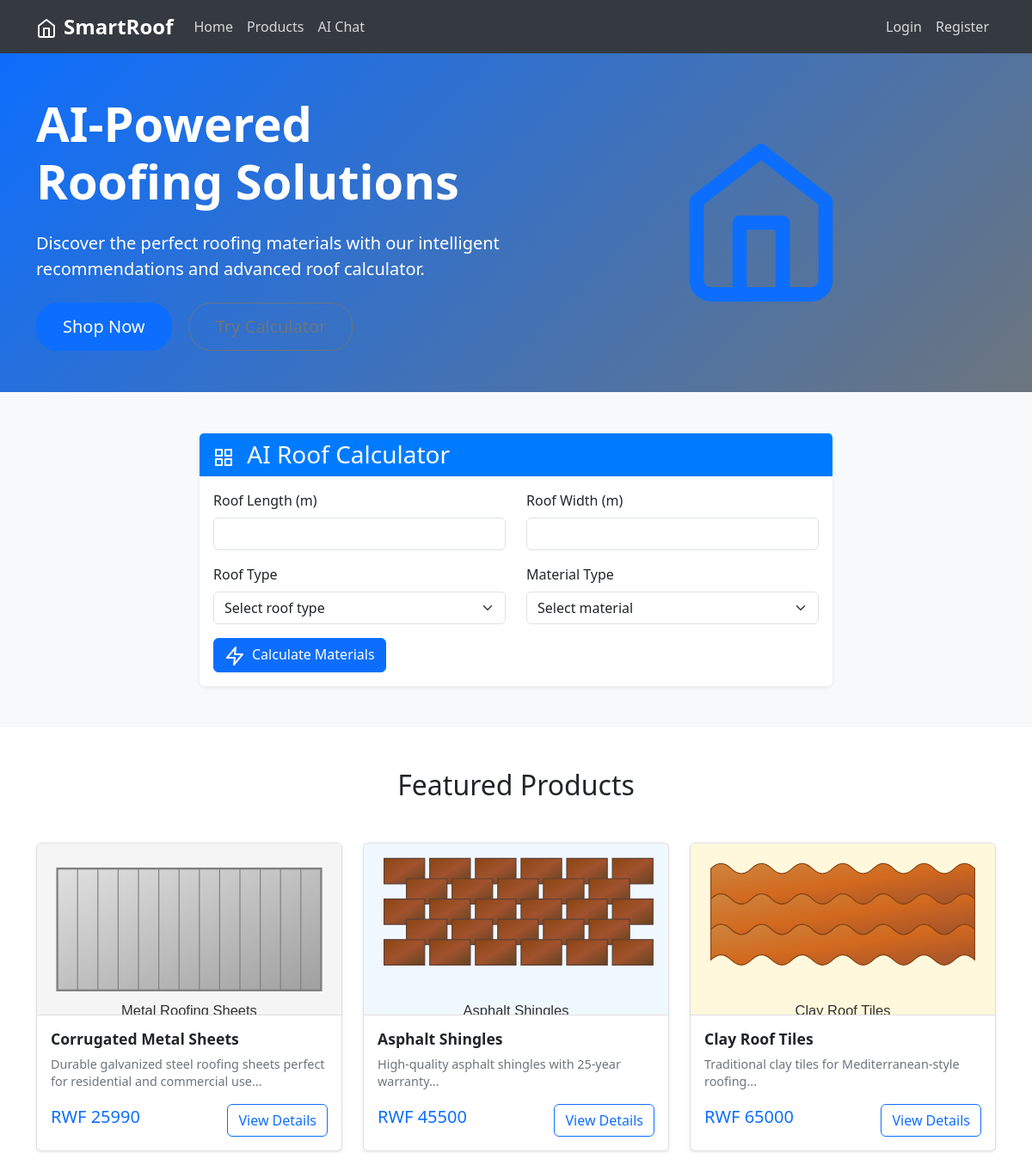
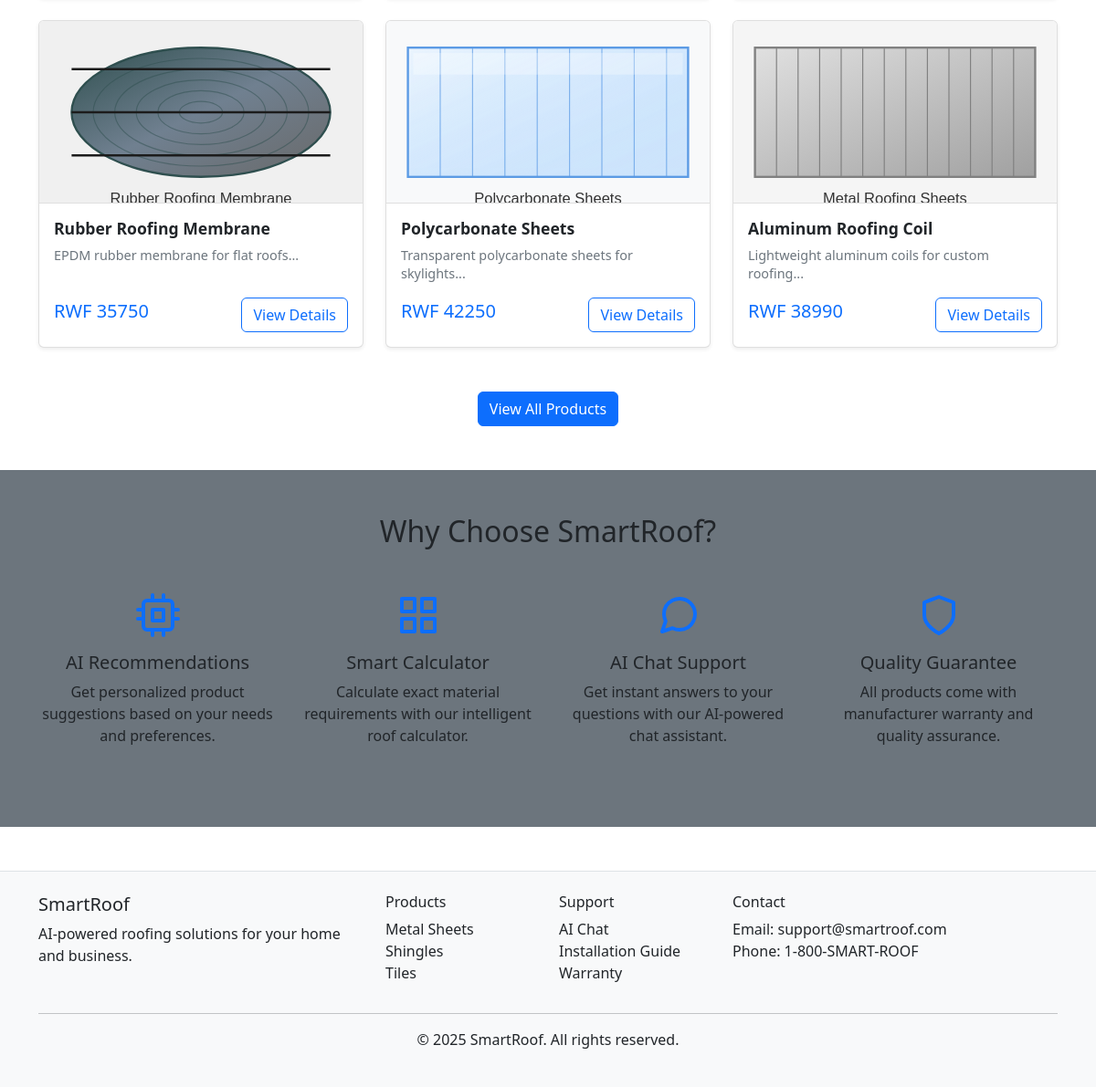
The page / on the database its author committed (2 pictures, top to bottom).
### tables this page shows
CREATE TABLE products (
            id INTEGER PRIMARY KEY AUTOINCREMENT,
            name TEXT NOT NULL,
            description TEXT,
            price REAL NOT NULL,
            category TEXT NOT NULL,
            image_url TEXT,
            stock INTEGER DEFAULT 100,
            created_at TIMESTAMP DEFAULT CURRENT_TIMESTAMP
        );

### routes.py (the view)
@app.route('/')
def index():
    products = Product.get_all()
    featured_products = list(products.values())[:6]
    return render_template('index.html', products=featured_products)

### database.py (called while the page is built)
def get_db_connection():
    conn = sqlite3.connect(DATABASE_PATH)
    conn.row_factory = sqlite3.Row
    return conn

### models.py (called while the page is built)
    @staticmethod
    def get_all():
        conn = get_db_connection()
        products = conn.execute('SELECT * FROM products').fetchall()
        conn.close()
        return {product['id']: Product(
            product['id'], product['name'], product['description'],
            product['price'], product['category'], product['image_url'],
            product['stock'], product['created_at']
        ) for product in products}

### templates/index.html (shortened to what this page needs)
{% extends "base.html" %}
{% block content %}
<section class="hero-section py-5">
    <div class="container">
        <div class="row align-items-center">
            <div class="col-lg-6">
                <h1 class="display-4 fw-bold mb-4">AI-Powered Roofing Solutions</h1>
                <p class="lead mb-4">Discover the perfect roofing materials with our intelligent recommendations and advanced roof calculator.</p>
                <a href="{{ url_for('products') }}" class="btn btn-primary btn-lg me-3">Shop Now</a>
                <a href="#calculator" class="btn btn-outline-secondary btn-lg">Try Calculator</a>
            </div>
            <div class="col-lg-6">
                <div class="text-center">
                    <i data-feather="home" style="width: 200px; height: 200px;" class="text-primary"></i>
                </div>
            </div>
        </div>
    </div>
</section>
<section id="calculator" class="py-5 bg-light">
    <div class="container">
        <div class="row justify-content-center">
            <div class="col-lg-8">
                <div class="card">
                    <div class="card-header">
                        <h3 class="card-title mb-0">
                            <i data-feather="grid" class="me-2"></i>
                            AI Roof Calculator
                        </h3>
                    </div>
                    <div class="card-body">
                        <form id="roofCalculatorForm">
                            <div class="row mb-3">
                                <div class="col-md-6">
                                    <label for="roofLength" class="form-label">Roof Length (m)</label>
                                    <input type="number" class="form-control" id="roofLength" step="0.1" required>
                                </div>
                                <div class="col-md-6">
                                    <label for="roofWidth" class="form-label">Roof Width (m)</label>
                                    <input type="number" class="form-control" id="roofWidth" step="0.1" required>
                                </div>
                            </div>
                            <div class="row mb-3">
                                <div class="col-md-6">
                                    <label for="roofType" class="form-label">Roof Type</label>
                                    <select class="form-select" id="roofType" required>
                                        <option value="">Select roof type</option>
                                    </select>
                                </div>
                                <div class="col-md-6">
                                    <label for="materialType" class="form-label">Material Type</label>
                                    <select class="form-select" id="materialType" required>
                                        <option value="">Select material</option>
                                    </select>
                                </div>
                            </div>
                            <button type="submit" class="btn btn-primary no-global-loader">
                                <i data-feather="zap" class="me-2"></i>Calculate Materials
                            </button>
                        </form>
                    </div>
                </div>
            </div>
        </div>
    </div>
</section>
<section class="py-5">
    <div class="container">
        <h2 class="text-center mb-5">Featured Products</h2>
        <div class="row featured-products">
            {% for product in products %}
            <div class="col-md-4 mb-4">
                <div class="card h-100 product-card">
                    <img src="{{ product.image_url }}" class="card-img-top" alt="{{ product.name }}">
                    <div class="card-body d-flex flex-column">
                        <h5 class="card-title">{{ product.name }}</h5>
                        <p class="card-text">{{ product.description[:100] }}...</p>
                        <div class="mt-auto">
                            <div class="d-flex justify-content-between align-items-center">
                                <span class="h5 text-primary">RWF {{ (product.price * 1000)|int }}</span>
                                <a href="{{ url_for('product_detail', product_id=product.id) }}" class="btn btn-outline-primary">View Details</a>
                            </div>
                        </div>
                    </div>
                </div>
            </div>
            {% endfor %}
        </div>
        <div class="text-center mt-4">
            <a href="{{ url_for('products') }}" class="btn btn-primary">View All Products</a>
        </div>
    </div>
</section>
<section class="py-5 bg-secondary">
    <div class="container">
        <h2 class="text-center mb-5">Why Choose SmartRoof?</h2>
        <div class="row">
            <div class="col-md-3 text-center mb-4">
                <i data-feather="cpu" style="width: 48px; height: 48px;" class="text-primary mb-3"></i>
                <h5>AI Recommendations</h5>
                <p>Get personalized product suggestions based on your needs and preferences.</p>
            </div>
            <div class="col-md-3 text-center mb-4">
                <i data-feather="grid" style="width: 48px; height: 48px;" class="text-primary mb-3"></i>
                <h5>Smart Calculator</h5>
                <p>Calculate exact material requirements with our intelligent roof calculator.</p>
            </div>
            <div class="col-md-3 text-center mb-4">
                <i data-feather="message-circle" style="width: 48px; height: 48px;" class="text-primary mb-3"></i>
                <h5>AI Chat Support</h5>
                <p>Get instant answers to your questions with our AI-powered chat assistant.</p>
            </div>
            <div class="col-md-3 text-center mb-4">
                <i data-feather="shield" style="width: 48px; height: 48px;" class="text-primary mb-3"></i>
                <h5>Quality Guarantee</h5>
                <p>All products come with manufacturer warranty and quality assurance.</p>
            </div>
        </div>
    </div>
</section>
{% endblock %}

### templates/base.html (shortened to what this page needs)
<!DOCTYPE html>
<html lang="en" data-bs-theme="light">
<head>
    <link href="https://cdn.jsdelivr.net/npm/bootstrap@5.3.0/dist/css/bootstrap.min.css" rel="stylesheet">
    <link rel="stylesheet" href="{{ url_for('static', filename='css/style.css') }}">
</head>
<body>
    <nav class="navbar navbar-expand-lg navbar-dark">
        <div class="container">
            <a class="navbar-brand fw-bold" href="{{ url_for('index') }}">
                <i data-feather="home" class="me-2"></i>SmartRoof
            </a>
            <div class="collapse navbar-collapse" id="navbarNav">
                <ul class="navbar-nav me-auto">
                    <li class="nav-item">
                        <a class="nav-link" href="{{ url_for('index') }}">Home</a>
                    </li>
                    <li class="nav-item">
                        <a class="nav-link" href="{{ url_for('products') }}">Products</a>
                    </li>
                    <li class="nav-item">
                        <a class="nav-link" href="{{ url_for('chat') }}">AI Chat</a>
                    </li>
                </ul>
                <ul class="navbar-nav">
                    {% if current_user.is_authenticated %}
                        <li class="nav-item">
                            <a class="nav-link position-relative" href="{{ url_for('cart') }}">
                                <i data-feather="shopping-cart"></i> Cart
                                <span class="position-absolute top-0 start-100 translate-middle badge rounded-pill bg-danger cart-count" style="display: none;">
                                    0
                                </span>
                            </a>
                        </li>
                        <li class="nav-item dropdown">
                            <a class="nav-link dropdown-toggle" href="#" id="navbarDropdown" role="button" data-bs-toggle="dropdown">
                                <i data-feather="user"></i> {{ current_user.username }}
                            </a>
                            <ul class="dropdown-menu">
                                <li><a class="dropdown-item" href="{{ url_for('profile') }}">Profile</a></li>
                                {% if current_user.is_admin %}
                                    <li><a class="dropdown-item" href="{{ url_for('admin_dashboard') }}">Admin Dashboard</a></li>
                                {% endif %}
                                <li><hr class="dropdown-divider"></li>
                                <li><a class="dropdown-item" href="{{ url_for('logout') }}">Logout</a></li>
                            </ul>
                        </li>
                    {% else %}
                        <li class="nav-item">
                            <a class="nav-link" href="{{ url_for('login') }}">Login</a>
                        </li>
                        <li class="nav-item">
                            <a class="nav-link" href="{{ url_for('register') }}">Register</a>
                        </li>
                    {% endif %}
                </ul>
            </div>
        </div>
    </nav>
    <main>
        {% block content %}{% endblock %}
    </main>
    <footer class="bg-light text-dark py-4 mt-5 border-top">
        <div class="container">
            <div class="row">
                <div class="col-md-4">
                    <h5>SmartRoof</h5>
                    <p>AI-powered roofing solutions for your home and business.</p>
                </div>
                <div class="col-md-2">
                    <h6>Products</h6>
                    <ul class="list-unstyled">
                        <li><a href="{{ url_for('products', category='Metal Sheets') }}" class="text-dark">Metal Sheets</a></li>
                        <li><a href="{{ url_for('products', category='Shingles') }}" class="text-dark">Shingles</a></li>
                        <li><a href="{{ url_for('products', category='Tiles') }}" class="text-dark">Tiles</a></li>
                    </ul>
                </div>
                <div class="col-md-2">
                    <h6>Support</h6>
                    <ul class="list-unstyled">
                        <li><a href="{{ url_for('chat') }}" class="text-dark">AI Chat</a></li>
                        <li><a href="#" class="text-dark">Installation Guide</a></li>
                        <li><a href="#" class="text-dark">Warranty</a></li>
                    </ul>
                </div>
                <div class="col-md-4">
                    <h6>Contact</h6>
                    <p>Email: support@smartroof.com<br>Phone: 1-800-SMART-ROOF</p>
                </div>
            </div>
            <hr>
            <div class="text-center">
                <p>&copy; 2025 SmartRoof. All rights reserved.</p>
            </div>
        </div>
    </footer>
</body>
</html>

### static/css/style.css (style rules this page uses)
.navbar { background-color: #343a40 !important; }
.navbar-brand { font-size: 1.5rem; font-weight: 700; color: white !important; }
.navbar-nav .nav-link { color: rgba(255, 255, 255, 0.8) !important; font-weight: 500; }
.hero-section { background: linear-gradient(135deg, var(--bs-primary) 0%, var(--bs-secondary) 100%); color: white; }
.hero-section .btn { border-radius: 25px; padding: 12px 30px; }
.card { transition: transform 0.2s ease-in-out; }
.featured-products .card { height: 100%; display: flex; flex-direction: column; border: 1px solid rgba(0, 0, 0, 0.125); box-shadow: 0 0.125rem 0.25rem rgba(0, 0, 0, 0.075); transition: transform 0.2s ease-in-out, box-shadow 0.2s ease-in-out; }
.featured-products .card-img-top { height: 200px; object-fit: cover; object-position: center; width: 100%; border-bottom: 1px solid rgba(0, 0, 0, 0.125); }
.featured-products .card-body { flex: 1; display: flex; flex-direction: column; }
.featured-products .card-title { font-size: 1.1rem; font-weight: 600; margin-bottom: 0.5rem; line-height: 1.3; }
.featured-products .card-text { flex: 1; font-size: 0.9rem; color: #6c757d; line-height: 1.4; margin-bottom: 1rem; }
.product-card { height: 100%; display: flex; flex-direction: column; border: 1px solid rgba(0, 0, 0, 0.125); box-shadow: 0 0.125rem 0.25rem rgba(0, 0, 0, 0.075); transition: transform 0.2s ease-in-out, box-shadow 0.2s ease-in-out; }
.product-card .card-img-top { height: 200px; object-fit: cover; object-position: center; width: 100%; border-bottom: 1px solid rgba(0, 0, 0, 0.125); }
.product-card .card-body { flex: 1; display: flex; flex-direction: column; }
#calculator { background: #f8f9fa; }
#calculator .card { border: none; box-shadow: 0 0.125rem 0.25rem rgba(0, 0, 0, 0.075); }
#calculator .card-header { background-color: #007bff; color: white; border-bottom: none; }
.btn { transition: all 0.2s ease-in-out; }
footer { margin-top: auto; }
footer a { text-decoration: none; transition: color 0.2s ease-in-out; }

### rows shown on the page
products: image_url (picture), name "Corrugated Metal Sheets", description "Durable galvanized steel roofing sheets perfect for residential and commercial use", (product.price*1000)|int "25990"
products: image_url (picture), name "Asphalt Shingles", description "High-quality asphalt shingles with 25-year warranty", (product.price*1000)|int "45500"
products: image_url (picture), name "Clay Roof Tiles", description "Traditional clay tiles for Mediterranean-style roofing", (product.price*1000)|int "65000"
products: image_url (picture), name "Rubber Roofing Membrane", description "EPDM rubber membrane for flat roofs", (product.price*1000)|int "35750"
products: image_url (picture), name "Polycarbonate Sheets", description "Transparent polycarbonate sheets for skylights", (product.price*1000)|int "42250"
products: image_url (picture), name "Aluminum Roofing Coil", description "Lightweight aluminum coils for custom roofing", (product.price*1000)|int "38990"
